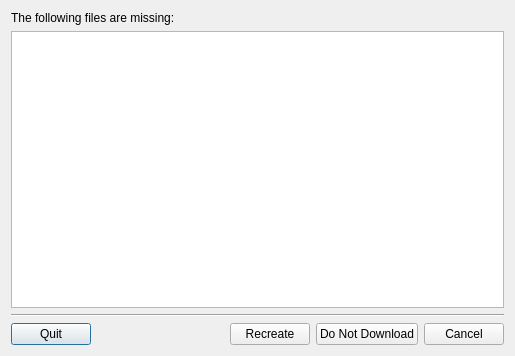
<ui version="4.0" >
 <class>MissingFilesDlg</class>
 <widget class="QDialog" name="MissingFilesDlg" >
  <property name="geometry" >
   <rect>
    <x>0</x>
    <y>0</y>
    <width>515</width>
    <height>356</height>
   </rect>
  </property>
  <property name="windowTitle" >
   <string>Files are missing</string>
  </property>
  <layout class="QVBoxLayout" >
   <item>
    <widget class="QLabel" name="m_text" >
     <property name="text" >
      <string>The following files are missing:</string>
     </property>
    </widget>
   </item>
   <item>
    <widget class="QListWidget" name="m_file_list" />
   </item>
   <item>
    <widget class="Line" name="line" >
     <property name="orientation" >
      <enum>Qt::Horizontal</enum>
     </property>
    </widget>
   </item>
   <item>
    <layout class="QHBoxLayout" >
     <item>
      <widget class="KPushButton" name="m_quit" >
       <property name="text" >
        <string>Quit</string>
       </property>
      </widget>
     </item>
     <item>
      <spacer>
       <property name="orientation" >
        <enum>Qt::Horizontal</enum>
       </property>
       <property name="sizeHint" >
        <size>
         <width>40</width>
         <height>20</height>
        </size>
       </property>
      </spacer>
     </item>
     <item>
      <widget class="KPushButton" name="m_recreate" >
       <property name="text" >
        <string>Recreate</string>
       </property>
      </widget>
     </item>
     <item>
      <widget class="KPushButton" name="m_dnd" >
       <property name="text" >
        <string>Do Not Download</string>
       </property>
      </widget>
     </item>
     <item>
      <widget class="KPushButton" name="m_cancel" >
       <property name="text" >
        <string>Cancel</string>
       </property>
      </widget>
     </item>
    </layout>
   </item>
  </layout>
 </widget>
 <customwidgets>
  <customwidget>
   <class>KPushButton</class>
   <extends>QPushButton</extends>
   <header location="global" >kpushbutton.h</header>
  </customwidget>
 </customwidgets>
 <resources/>
 <connections/>
</ui>
